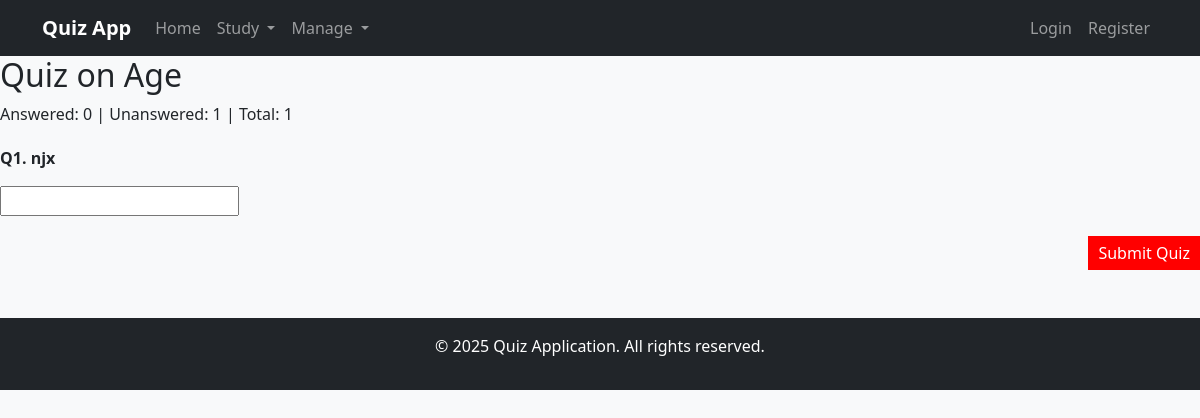
/quiz/1/, run on an earlier commit of the app's database.
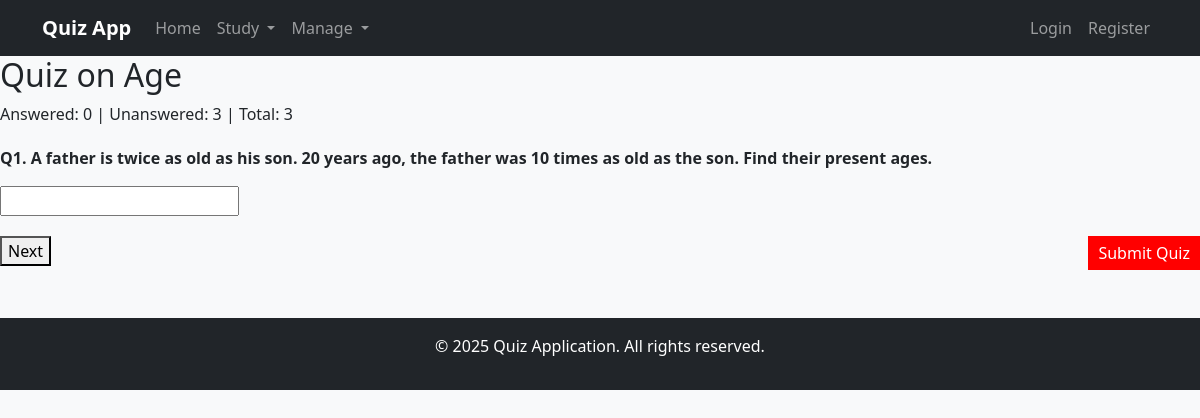
And on a later commit of the database.
### quiz/models.py (models this page shows, shortened)
class Question(models.Model):
    QUESTION_TYPES = [
        ("MCQ", "Multiple Choice"),
        ("NUM", "Numeric"),
        ("TF", "True/False"),
    ]
    DIFFICULTY_LEVELS = [
        (1, "Easy"),
        (2, "Medium"),
        (3, "Hard"),
    ]
    topic = models.ForeignKey(Topic, on_delete=models.CASCADE, related_name="questions")
    text = models.TextField()  # Question text (can hold LaTeX)
    question_type = models.CharField(max_length=5, choices=QUESTION_TYPES, default="MCQ")
    difficulty = models.IntegerField(choices=DIFFICULTY_LEVELS, default=1)
    marks = models.FloatField(default=1.0, editable=False)
    option_a = models.TextField(blank=True, null=True)
    option_b = models.TextField(blank=True, null=True)
    option_c = models.TextField(blank=True, null=True)
    option_d = models.TextField(blank=True, null=True)
    correct_option = models.CharField(
        max_length=50,
        blank=True,
        null=True,
        help_text=(
            "For MCQ: enter A, B, C, or D; "
            "For True/False: enter True or False; "
            "For Numeric: enter the number as text."
        )
    )
    solution = models.TextField(blank=True, null=True)
    created_by = models.ForeignKey(settings.AUTH_USER_MODEL, on_delete=models.SET_NULL, null=True, blank=True)
    created_at = models.DateTimeField(auto_now_add=True)

### quiz/views.py (the view, shortened to what this page needs)
# urls.py: path('quiz/<int:topic_id>/', views.take_quiz, name='take_quiz'),
def take_quiz(request, topic_id):
    topic = get_object_or_404(Topic, pk=topic_id)
    questions = list(Question.objects.filter(topic=topic)[:10])
    total_questions = len(questions)
    current_index = int(request.GET.get("q", 0))
    current_index = max(0, min(current_index, total_questions - 1))
    if "quiz_answers" not in request.session:
        request.session["quiz_answers"] = {}
    answers = request.session["quiz_answers"]
    current_question = questions[current_index]
    question_id = str(current_question.id)
    saved_answer = answers.get(question_id, "")
    return render(request, "take_quiz.html", {
        "topic": topic,
        "question": current_question,
        "current_index": current_index,
        "total_questions": total_questions,
        "saved_answer": saved_answer,
        "answered_count": len(answers),
        "unanswered_count": total_questions - len(answers)
    })

### templates/take_quiz.html (shortened to what this page needs)
{% extends "base.html" %}
{% block content %}
<div style="display:flex; justify-content:space-between; align-items:center;">
  <h2>Quiz on {{ topic.name }}</h2>
</div>
<p>Answered: {{ answered_count }} | Unanswered: {{ unanswered_count }} | Total: {{ total_questions }}</p>
<form method="post" onsubmit="return confirmSubmit();">
  <div style="margin:20px 0;">
    <p><strong>Q{{ current_index|add:"1" }}. {{ question.text }}</strong></p>
    {% if question.question_type == "MCQ" %}
      <label><input type="radio" name="answer" value="A" {% if saved_answer == "A" %}checked{% endif %}> {{ question.option_a }}</label><br>
      <label><input type="radio" name="answer" value="B" {% if saved_answer == "B" %}checked{% endif %}> {{ question.option_b }}</label><br>
      <label><input type="radio" name="answer" value="C" {% if saved_answer == "C" %}checked{% endif %}> {{ question.option_c }}</label><br>
      <label><input type="radio" name="answer" value="D" {% if saved_answer == "D" %}checked{% endif %}> {{ question.option_d }}</label><br>
    {% elif question.question_type == "TF" %}
      <label><input type="radio" name="answer" value="True" {% if saved_answer == "True" %}checked{% endif %}> True</label><br>
      <label><input type="radio" name="answer" value="False" {% if saved_answer == "False" %}checked{% endif %}> False</label><br>
    {% else %}
      <input type="text" name="answer" value="{{ saved_answer }}">
    {% endif %}
  </div>
  <div style="display:flex; justify-content:space-between; margin-top:20px;">
    <div>
      {% if current_index < total_questions|add:"-1" %}
        <button type="submit" name="action" value="next">Next</button>
      {% endif %}
    </div>
<button type="submit" id="submitBtn" name="action" value="submit"
        style="background:red; color:white; padding:5px 10px; border:none; cursor:pointer;">
  Submit Quiz
</button>
{% endblock %}

What changed in the data, as far as the page shows it:
removed Question: text "njx"
added Question: text "A father is twice as old as his son. 20 years ago, the father was 10 times as old as the son. Find their present ages."
Also different on the page:
{{ unanswered_count }}: "1" → "3"
{{ total_questions }}: "1" → "3"
text now shown: "Next"
